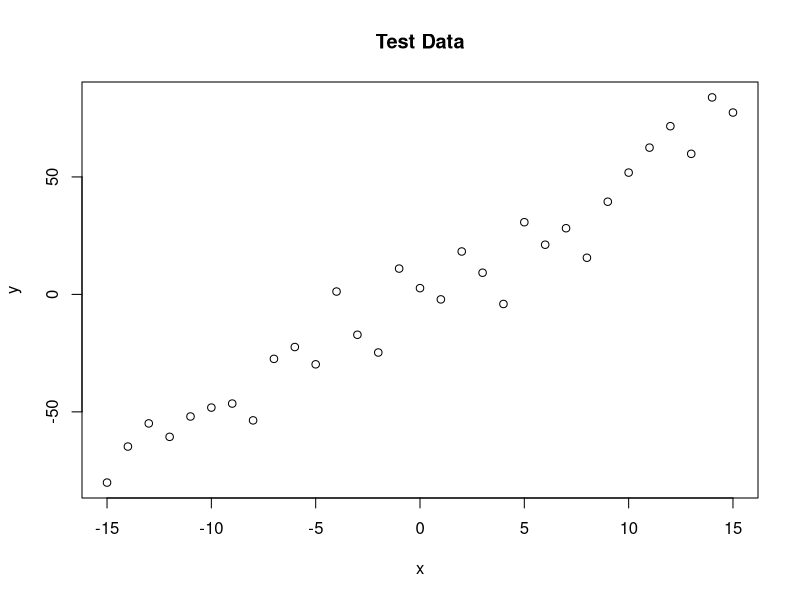
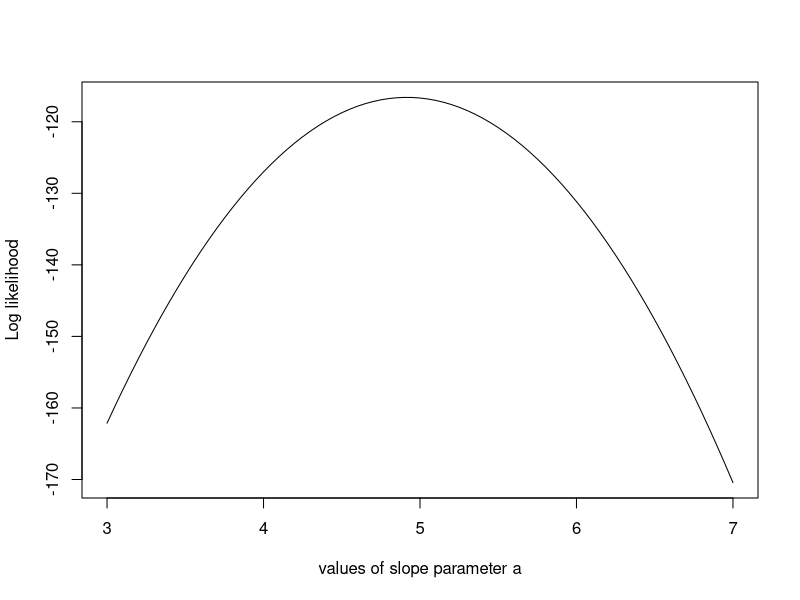
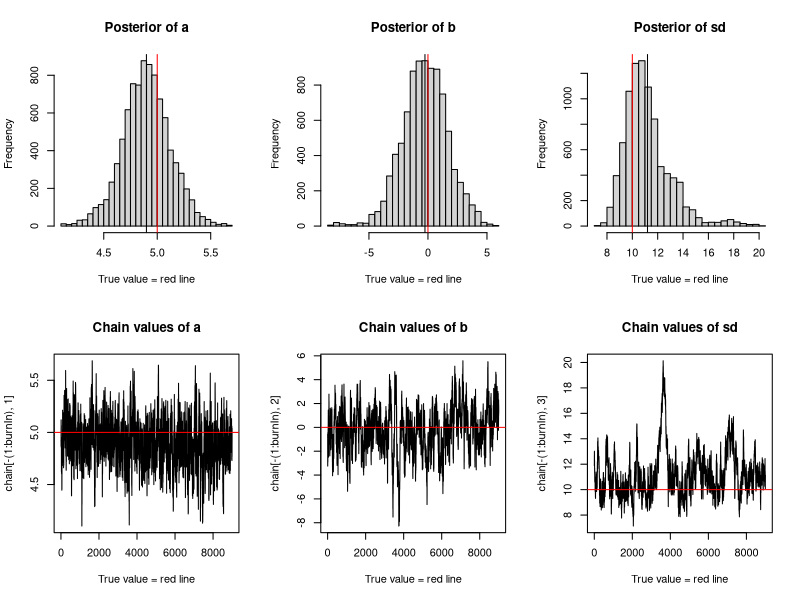

Write the R code that produced these figures, in order.
trueA <- 5
trueB <- 0
trueSd <- 10
sampleSize <- 31

# create independent x-values 
x <- (-(sampleSize-1)/2):((sampleSize-1)/2)
# create dependent values according to ax + b + N(0,sd)
y <-  trueA * x + trueB + rnorm(n=sampleSize,mean=0,sd=trueSd)

plot(x,y, main="Test Data")

likelihood <- function(param){
  a = param[1]
  b = param[2]
  sd = param[3]
  
  pred = a*x + b
  singlelikelihoods = dnorm(y, mean = pred, sd = sd, log = T)
  sumll = sum(singlelikelihoods)
  return(sumll)   
}

# Example: plot the likelihood profile of the slope a
slopevalues <- function(x){return(likelihood(c(x, trueB, trueSd)))}
slopelikelihoods <- lapply(seq(3, 7, by=.05), slopevalues )
plot (seq(3, 7, by=.05), slopelikelihoods , type="l", xlab = "values of slope parameter a", ylab = "Log likelihood")

# Prior distribution
prior <- function(param){
  a = param[1]
  b = param[2]
  sd = param[3]
  aprior = dunif(a, min=0, max=10, log = T)
  bprior = dnorm(b, sd = 5, log = T)
  sdprior = dunif(sd, min=0, max=30, log = T)
  return(aprior+bprior+sdprior)
}

posterior <- function(param){
  return (likelihood(param) + prior(param))
}

######## Metropolis algorithm ################

proposalfunction <- function(param){
  return(rnorm(3,mean = param, sd= c(0.1,0.5,0.3)))
}

run_metropolis_MCMC <- function(startvalue, iterations){
  chain = array(dim = c(iterations+1,3))
  chain[1,] = startvalue
  for (i in 1:iterations){
    proposal = proposalfunction(chain[i,])
    
    probab = exp(posterior(proposal) - posterior(chain[i,]))
    if (runif(1) < probab){
      chain[i+1,] = proposal
    }else{
      chain[i+1,] = chain[i,]
    }
  }
  return(chain)
}

startvalue = c(4,0,10)
chain = run_metropolis_MCMC(startvalue, 10000)

burnIn = 1000

### Summary: #######################

par(mfrow = c(2,3))
hist(chain[-(1:burnIn),1],nclass=30, , main="Posterior of a", xlab="True value = red line" )
abline(v = mean(chain[-(1:burnIn),1]))
abline(v = trueA, col="red" )
hist(chain[-(1:burnIn),2],nclass=30, main="Posterior of b", xlab="True value = red line")
abline(v = mean(chain[-(1:burnIn),2]))
abline(v = trueB, col="red" )
hist(chain[-(1:burnIn),3],nclass=30, main="Posterior of sd", xlab="True value = red line")
abline(v = mean(chain[-(1:burnIn),3]) )
abline(v = trueSd, col="red" )
plot(chain[-(1:burnIn),1], type = "l", xlab="True value = red line" , main = "Chain values of a", )
abline(h = trueA, col="red" )
plot(chain[-(1:burnIn),2], type = "l", xlab="True value = red line" , main = "Chain values of b", )
abline(h = trueB, col="red" )
plot(chain[-(1:burnIn),3], type = "l", xlab="True value = red line" , main = "Chain values of sd", )
abline(h = trueSd, col="red" )

# for comparison:
summary(lm(y~x))
